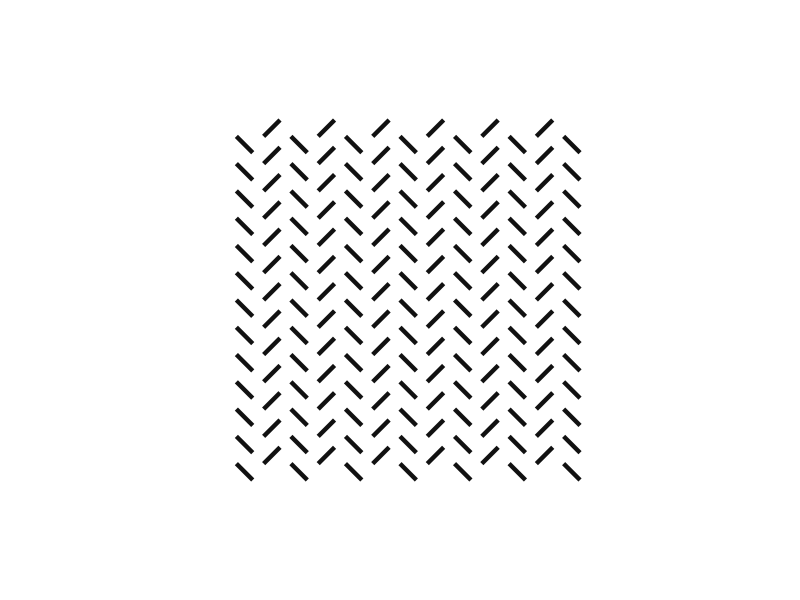
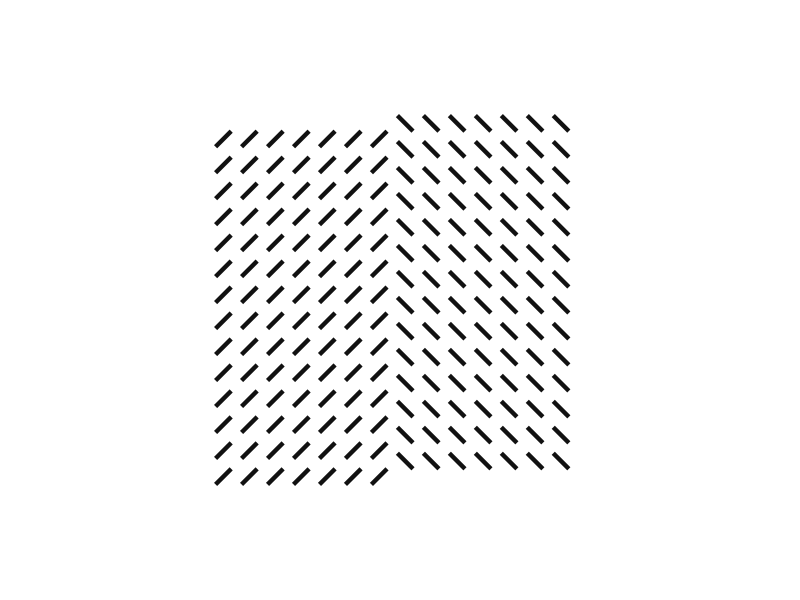
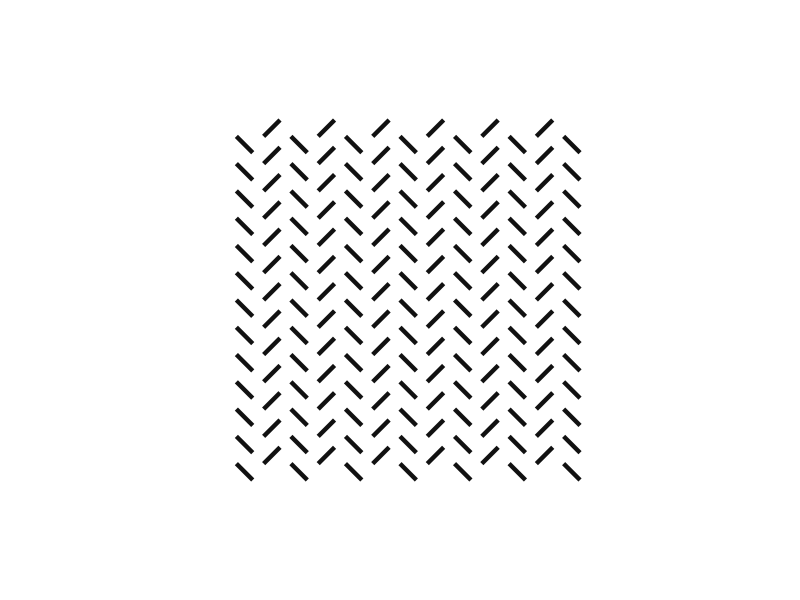
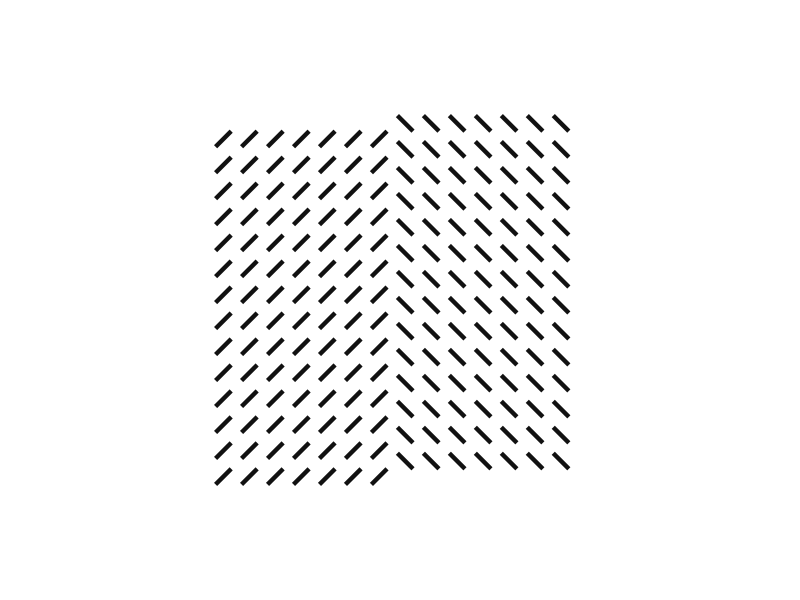

These charts were generated, in order, by the following R code:
# Processing P 113 
library(tidyverse)

lines_stripes <-  tibble(
  x = seq(20,80,5), 
  y = seq(20,80,5)
) %>% 
  expand(x,y)

lines_stripes <- lines_stripes %>% 
  mutate(
    xend = x + 3,
    yend = ifelse(x %% 10, y = y + 3, y -3)
  )

lines_stripes %>% 
  ggplot(aes(x,y , xend = xend, yend = yend)) + 
  geom_segment(size = 1.5, color = "#111111") + 
  xlim(c(0,100)) + 
  ylim(c(0,100)) + 
  coord_fixed() + 
  theme_void() + 
  theme(
    plot.background = element_rect(fill = "white", color = NA)
  )

ggsave("Graphics/lines_stripes.png", width = 6, height = 6, device = ragg::agg_png, dpi = 320)


# Shifted lines stripes ---------------------------------------------------
lines_stripes <-  tibble(
  x = seq(20,85,5), 
  y = seq(20,85,5)
) %>% 
  expand(x,y)

lines_stripes <- lines_stripes %>% 
  mutate(
    xend = x - 3,
    yend = ifelse(x <= 50, y = y - 3, y +3)
  )

lines_stripes %>% 
  ggplot(aes(x,y , xend = xend, yend = yend)) + 
  geom_segment(size = 1.5, color = "#111111") + 
  xlim(c(0,105)) + 
  ylim(c(0,105)) + 
  coord_fixed() + 
  theme_void() + 
  theme(
    plot.background = element_rect(fill = "white", color = NA)
  )

ggsave("Graphics/lines_stripes_shifted.png", width = 6, height = 6, device = ragg::agg_png, dpi = 320)
